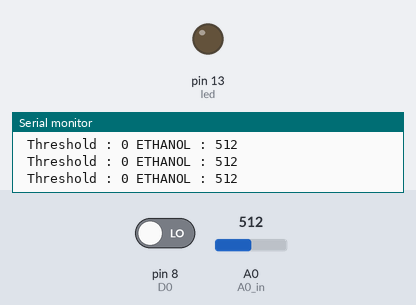
Simulated run of this sketch. Board: Arduino Uno, built with avr-gcc and run on an emulated ATmega328P. Parts: output pins drawn as LEDs (lit = HIGH), the last lines printed to the serial monitor. Inputs (shaded band) come from the test bench; at power-on: pin 8 (D0) LOW, A0 (A0_in) = 512.

Above: at 1.2 s.
1.3 s: pin 8 (D0) driven HIGH
At 2.4 s:
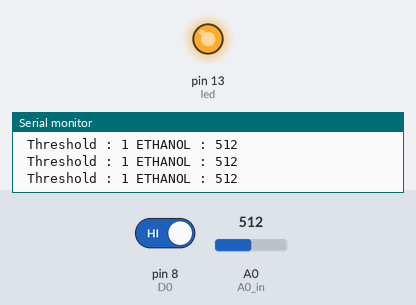
3.1 s: pin 8 (D0) driven LOW
At 3.9 s:
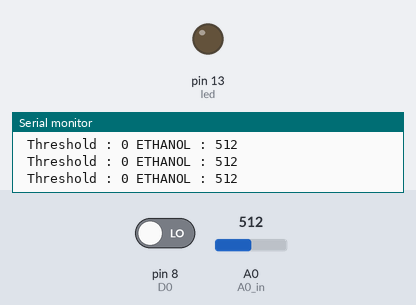
Timing chart, 0 to 6.1 s (numbered marks = the images above; inputs shaded):
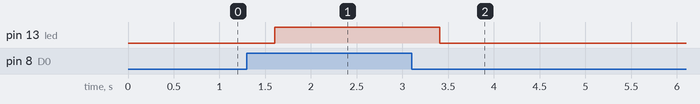

Measured:
- after the input at 1.3 s, pin 13 (led): LOW → HIGH after 0.30 s
- after the input at 3.1 s, pin 13 (led): HIGH → LOW after 0.31 s

The sketch:

MQ3_sensor.ino
```cpp
const int A0_in = 0;
const int D0 = 8;
const int led = 13;
int threshold ;
int a0_output ;

void setup(){
  Serial.begin(9600);
  pinMode(D0 , INPUT);
  pinMode(led , OUTPUT);
  }

void loop()
{
a0_output = analogRead(A0_in);
threshold = digitalRead(D0);
Serial.print(" ETHANOL : ");
Serial.println(a0_output);
Serial.print(" Threshold : ");
Serial.print(threshold);
delay(200);

if (threshold == HIGH){
  digitalWrite( led ,HIGH);
  }
else {
  digitalWrite(led , LOW);
  }
}
```
